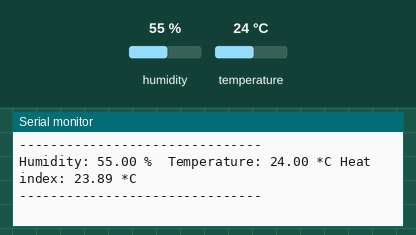
Simulated run of this sketch. Board: Arduino Uno, built with avr-gcc and run on an emulated ATmega328P. Parts: the last lines printed to the serial monitor. Inputs (shaded band) come from the test bench; at power-on: humidity 55 %, temperature 24 °C.

Above: at 4.8 s.
4.9 s: humidity set to 22 %
At 6.7 s:
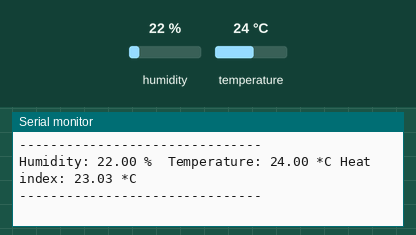
7.9 s: temperature set to 12 °C
At 9.1 s:
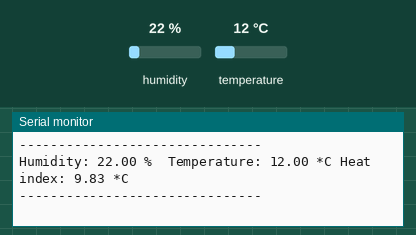
14.4 s: humidity set to 40 %
At 17.2 s:
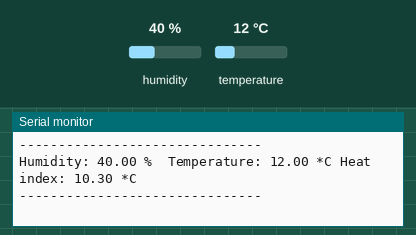
Timing chart, 0 to 18.7 s (numbered marks = the images above; inputs shaded):
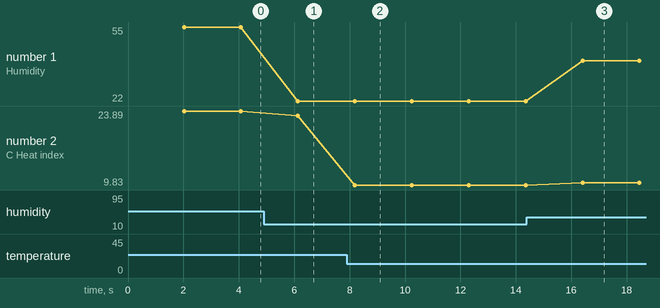

Measured:
- after the input at 4.9 s, the serial monitor: prints a new line after 1.2 s (image 1)
- after the input at 7.9 s, the serial monitor: prints a new line after 0.29 s (image 2)
- after the input at 14.4 s, the serial monitor: prints a new line after 2.0 s (image 3)
- plotted number 1: 55 → 22 after the input at 4.9 s, 22 → 40 after the input at 14.4 s
- plotted number 2: 23.89 → 23.03 after the input at 4.9 s, 23.03 → 9.83 after the input at 7.9 s, 9.83 → 10.3 after the input at 14.4 s

The sketch:

sketch_apr12a.ino
```cpp
#include <DHT.h>

// Constants for DHT11
#define DHTPIN 2     // what digital pin the DHT11 is connected to
#define DHTTYPE DHT11   // there are various types of DHT sensors

DHT dht(DHTPIN, DHTTYPE);

void setup() {
  Serial.begin(9600);
  dht.begin();
}

void loop() {
  // Wait a few seconds between measurements.
  delay(2000);

  // Reading temperature or humidity takes about 250 milliseconds!
  float h = dht.readHumidity();
  // Read temperature as Celsius (the default)
  float t = dht.readTemperature();

  // Check if any reads failed and exit early (to try again).
  if (isnan(h) || isnan(t)) {
    Serial.println("Failed to read from DHT sensor!");
  } else {
    // Compute heat index in Celsius (isFahrenheit = false)
    float hic = dht.computeHeatIndex(t, h, false);

    // Print to the Serial Monitor and also send over Bluetooth
    Serial.print("Humidity: ");
    Serial.print(h);
    Serial.print(" %\t");
    Serial.print("Temperature: ");
    Serial.print(t);
    Serial.print(" *C ");
    Serial.print("Heat index: ");
    Serial.print(hic);
    Serial.println(" *C ");

    // Print a border after each reading
    Serial.println("-------------------------------");
  }
}
```
